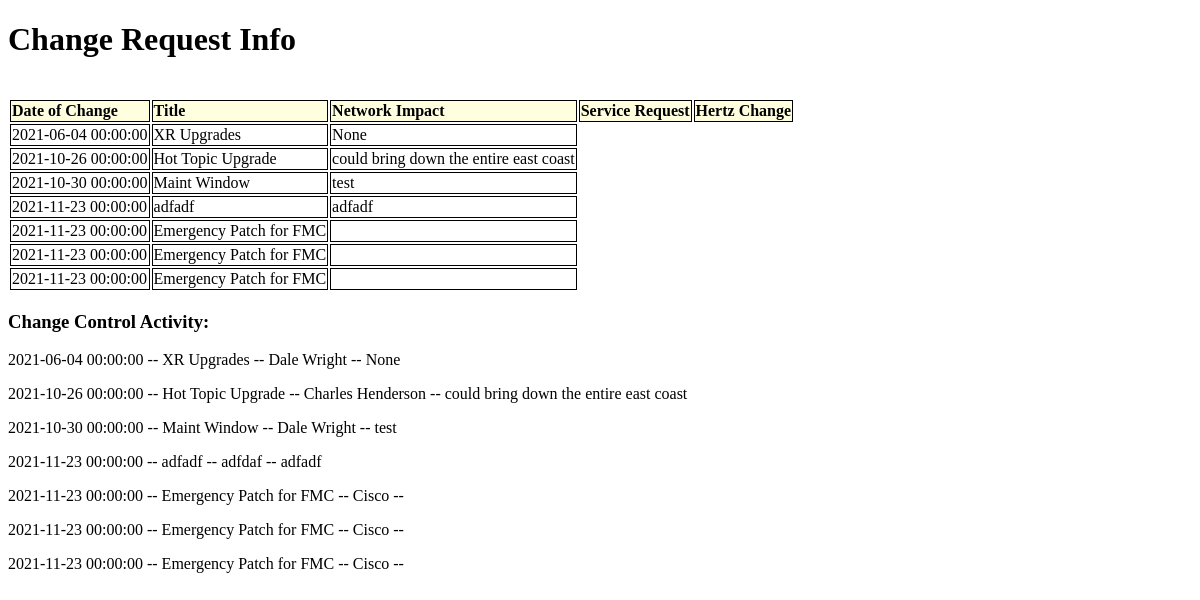
/summary, run on an earlier commit of the app's database.
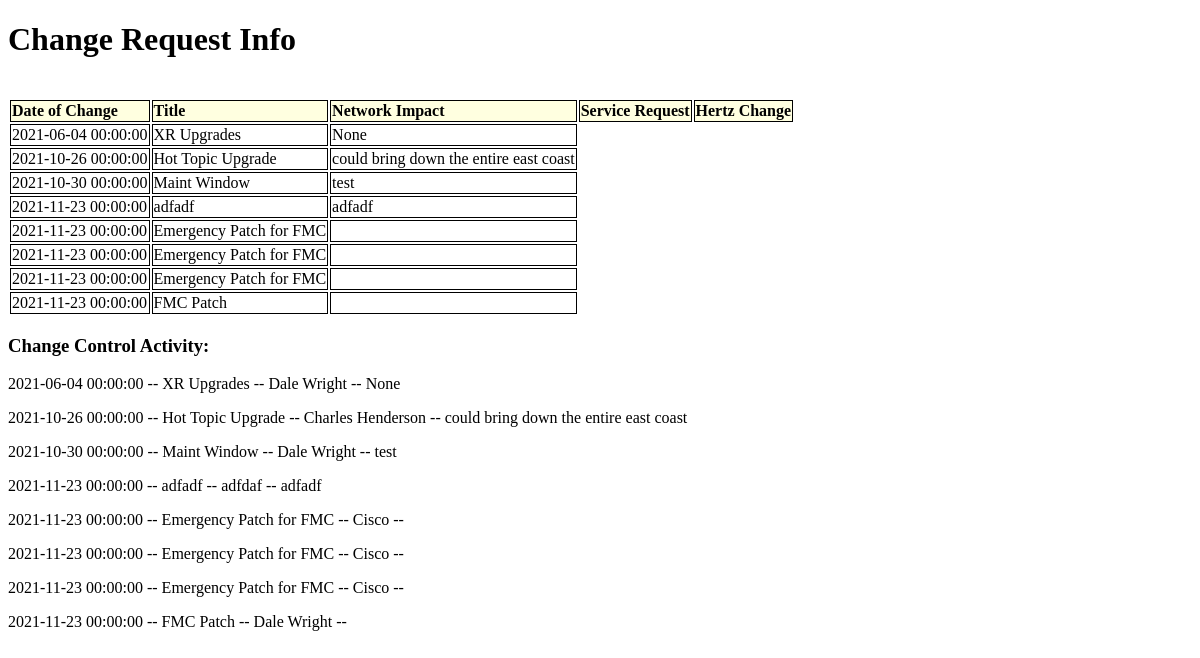
And on a later commit of the database.
### change_request/models.py (models this page shows, shortened)
class ChangeControl(db.Model):
    __tablename__ = 'change_control'
    id = db.Column(db.Integer, primary_key=True)
    change_type = db.Column(db.String(64))
    title = db.Column(db.String(64))
    swivel_desk = db.Column(db.String(3))
    owner_name = db.Column(db.String(64))
    start_date = db.Column(db.String(64))
    end_date = db.Column(db.String(64))
    summary = db.Column(db.Text())
    vendor = db.Column(db.String(64))
    technical_contact_email = db.Column(db.String(64))
    implementation_plan = db.Column(db.Text())
    rollback_plan = db.Column(db.Text())
    network_impact_details = db.Column(db.Text())
    test_plan = db.Column(db.Text())
    impact = db.Column(db.String(20))
    urgency = db.Column(db.String(20))
    failure_probability = db.Column(db.String(20))
    justification = db.Column(db.Text())
    emails = db.Column(db.String(128))

### change_request/views.py (the view)
@change_request.route('/summary')
def summary():
    changes = ChangeControl.query.all()
    print(changes)
    return render_template('summary.html', changes=changes)

### change_request/templates/summary.html (shortened to what this page needs)
<!DOCTYPE html>
<html lang="en">
<head>
</head>
<body style=background-color:#ffffff;>
<H1>Change Request Info</H1><br>
<table role=presentation style=border:1px >
    <tr style=background-color:#FFFFE0>
        <td><b>Date of Change</b></td>
        <td><b>Title</b></td>
        <td><b>Network Impact</b></td>
        <td><b>Service Request</b></td>
        <td><b>Hertz Change</b></td>
    </tr>
    {%  for change in changes %}
    <tr>
        <td>{{change.start_date}}</td>
        <td>{{change.title}}</td>
        <td>{{change.network_impact_details}}</td>
    </tr>
    {% endfor %}
</table>
<body>
    <h3>Change Control Activity:</h3>
    {%  for change in changes %}
    <p>{{ change.start_date }} -- {{ change.title }} -- {{ change.owner_name }} -- {{ change.network_impact_details}}</p>
    {% endfor %}
</body>
</html>

What changed in the data, as far as the page shows it:
added ChangeControl: start_date "2021-11-23 00:00:00", title "FMC Patch", owner_name "Dale Wright"
